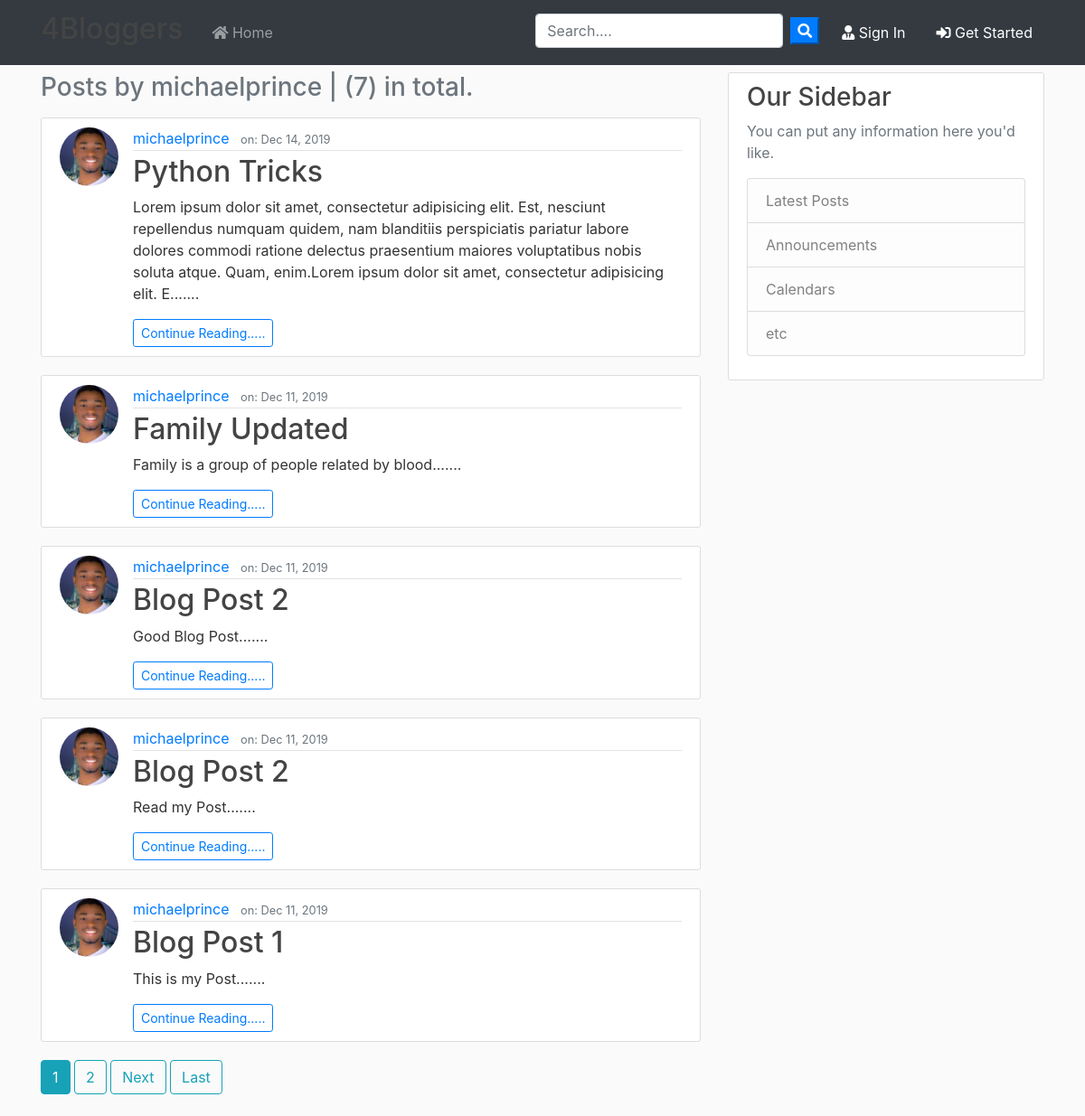
Page /user/michaelprince/ on the committed database.
### blog/models.py (models this page shows, shortened)
class Post(models.Model):
    author   = models.ForeignKey(User, on_delete=models.CASCADE)
    title    = models.CharField(max_length=250)
    content  = models.TextField()
    publish  = models.DateTimeField(default=timezone.now)

### users/models.py (models this page shows, shortened)
class Profile(models.Model):
	user      = models.OneToOneField(User, on_delete=models.CASCADE)
	image     = models.ImageField(default='default.jpg', upload_to='profile_pics')

### blog/views.py (the view)
# urls.py: path('user/<str:username>/', UserPostListView.as_view(), name='user-post'),
class UserPostListView(ListView):
	model = Post
	template_name = 'blog/user_posts.html'
	context_object_name = 'posts'
	paginate_by = 5
	def get_queryset(self):
		user = get_object_or_404(User, username=self.kwargs.get('username'))
		return Post.objects.filter(author=user).order_by('-publish')

### blog/templates/blog/user_posts.html (shortened to what this page needs)
{% extends 'blog/base.html' %}
{% block content %}
  <h3 class="mb-3 text-secondary">Posts by {{ view.kwargs.username }} | ({{ page_obj.paginator.count }}) in total.</h3>
    {% for post in posts %}
        <article class="media content-section">
          <img class="rounded-circle article-img" src="{{ post.author.profile.image.url }}">
            <div class="media-body">
                <div class="article-metadata">
                  <a class="mr-2" href="{% url 'user-post' post.author.username %}">{{ post.author }}</a>
                  <small class="text-muted"> on: {{ post.publish|date:"M d, Y" }}
                  </small>
                </div>
                <h2><a  class="article-title" href="{% url 'post-detail' post.id %}">{{ post.title }}</a></h2>
                <p class="article-content">{{ post.content | slice:"300" }}.......</p> <a class="btn btn-outline-primary btn-sm" href="{% url 'post-detail' post.id %}">Continue Reading.....</a>
            </div>
        </article>
    {% endfor %}
    {% if is_paginated %}
      {% for num in page_obj.paginator.page_range %}
        {% if page_obj.number == num %}
          <a class="btn btn-info mb-4" href="?page={{ num }}">{{ num }}</a>
        {% elif num > page_obj.number|add:'-3' and num < page_obj.number|add:'3' %}
          <a class="btn btn-outline-info mb-4" href="?page={{ num }}">{{ num }}</a>
        {% endif %}
      {% endfor %}
      {% if page_obj.has_next %}
        <a class="btn btn-outline-info mb-4" href="?page={{ page_obj.next_page_number }}">Next</a>
        <a class="btn btn-outline-info mb-4" href="?page={{ page_obj.paginator.num_pages }}">Last</a>
      {% endif %}
    {% endif %}
{% endblock content %}

### blog/static/blog/main.css (style rules this page uses)
body { background: #fafafa; color: #333333; margin-top: 5rem; }
h1, h2, h3, h4, h5, h6 { color: #444444; }
.content-section { background: #ffffff; padding: 10px 20px; border: 1px solid #dddddd; border-radius: 3px; margin-bottom: 20px; }
.article-title { color: #444444; }
.article-content { white-space: pre-line; }
.article-img { height: 65px; width: 65px; margin-right: 16px; }
.article-metadata { padding-bottom: 1px; margin-bottom: 4px; border-bottom: 1px solid #e3e3e3 }

### rows in the picture
Post: author.profile.image (picture), author "michaelprince", publish "Dec 14, 2019", title "Python Tricks", content "Lorem ipsum dolor sit amet, consectetur adipisicing elit. Est, nesciunt repellendus numquam quidem, nam blanditiis perspiciatis pariatur labore dolores commodi ratione delectus praesentium maiores voluptatibus nobis soluta atque. Quam, enim.Lorem ipsum dolor sit amet, consectetur adipisicing elit. E"
Post: author.profile.image (picture), author "michaelprince", publish "Dec 11, 2019", title "Family Updated", content "Family is a group of people related by blood"
Post: author.profile.image (picture), author "michaelprince", publish "Dec 11, 2019", title "Blog Post 2", content "Good Blog Post"
Post: author.profile.image (picture), author "michaelprince", publish "Dec 11, 2019", title "Blog Post 2", content "Read my Post"
Post: author.profile.image (picture), author "michaelprince", publish "Dec 11, 2019", title "Blog Post 1", content "This is my Post"

### other values in the picture
{{ view.kwargs.username }} "michaelprince"
{{ page_obj.paginator.count }} "7"
{{ num }} "1"
{{ num }} "2"
